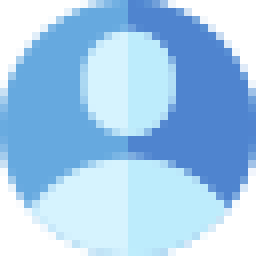
#> input picture compte_.png, 32 x 32 px, found by its file name (shown 8 times larger); its folder holds 6 pictures in this run; the run also reads 2 pictures not shown here
$ python -i home_win_admin.py   (imports and definitions only)
#> lines starting #> are read from the running program, lines starting #| are printed output that depends on the picture
from atexit import register
from tkinter import *
from PIL import ImageTk , Image
from tkinter import messagebox as ms
import tkinter as tk
from tkinter import ttk
from click import command
from numpy import place
from tkinter.ttk import Progressbar
import table
import admin_register
import parametre
import exploitants
comp=True
# [99 lines left out: function main_win, not called in this run]
# main_win()

>>> result = main_win()
#> in main_win, user_icon is the input picture: PIL image 32x32 RGBA; mean R, G, B, A 113.5, 156.4, 192.8, 202.7
#> in main_win, `resize_image = user_icon.resize((40,40))`:
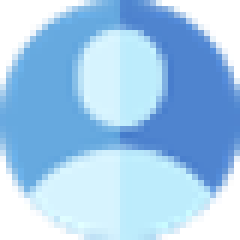
#> resize_image: PIL image 40x40 RGBA (shown 6 times larger); mean R, G, B, A 115.5, 159.2, 196.2, 202.5; transparent parts drawn white
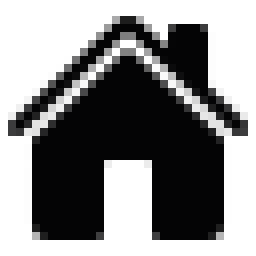
#> input picture maison_noir.png, 32 x 32 px, found by its file name (shown 8 times larger)
#> in main_win, lien_maison is the input picture: PIL image 32x32 RGBA; mean R, G, B, A 2, 2, 2.5, 120.2
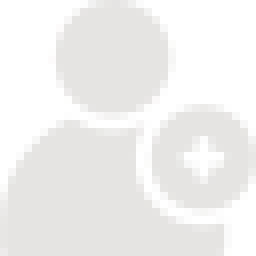
#> input picture register_grey.png, 32 x 32 px, found by its file name (shown 8 times larger)
#> in main_win, lien_maison is the input picture: PIL image 32x32 RGBA; mean R, G, B, A 153.9, 153.2, 151.9, 147
#> (the run stopped early here; a loop or call above may not have finished)
